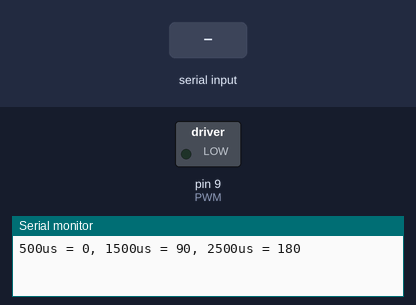
Simulated run of this sketch. Board: Arduino Uno, built with avr-gcc and run on an emulated ATmega328P. Shown: switched loads named in the sketch (green lamp = pin HIGH), the last lines printed to the serial monitor. Inputs (shaded band) come from the test bench.

Above: at 1.3 s.
1.4 s: "90,45\n" received over Serial
At 1.53 s:
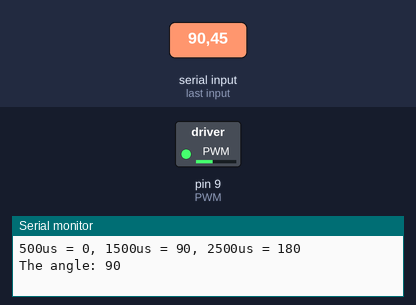
4.4 s: "30,150\n" received over Serial
At 7.1 s:
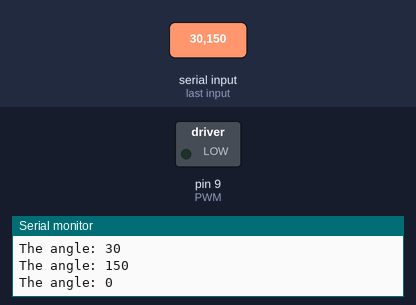
Timing chart, 0 to 8.6 s (numbered marks = the images above; inputs shaded):
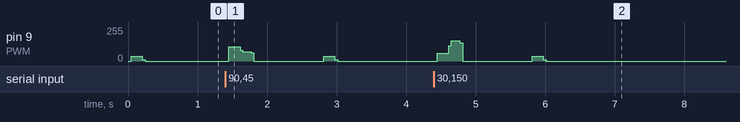

Measured:
- after the input at 1.4 s, pin 9 (PWM): 0/255 → 106/255 after 0.05 s, → 71/255 0.16 s later, → 0/255 0.16 s later, → 36/255 1.0 s later, … (5 changes in this stretch)
- after the input at 4.4 s, pin 9 (PWM): 0/255 → 59/255 after 0.05 s, → 153/255 0.16 s later, → 0/255 0.16 s later, → 36/255 1.0 s later, … (5 changes in this stretch)

The sketch:

RC_servo.ino
```cpp
// RC Servo
// This servo is 0-180 degree
// Type the angle to the serial monitor
// then the RC servo will moving the that
// specific angle
/* Tinkercad:
https://www.tinkercad.com/things/aBtVABPGSNu-rc-servo-motor-arduino?sharecode=undefined
*/
int PWM = 9;  // PWM pin for servo control
int pwmFreq = 50; // 50Hz for servo control
int T = 1000000 / pwmFreq; // period of pwm: 20ms

void setup()
{
  Serial.begin(9600);
  pinMode(PWM, OUTPUT);
  servo(500);

  Serial.println("500us = 0, 1500us = 90, 2500us = 180"); // PWM interval
}

void loop()
{
  if (Serial.available() > 0)
  {
    int angle = Serial.parseInt();
    //int pwmValue = Serial.parseInt();

    if (angle >= 0 && angle <= 180) // only for 0-180 degree
    {
      int pwmValue = map(angle, 0, 180, 500, 2500); // mapping range to pwmValue

      Serial.print("The angle: ");
      Serial.println(angle);

      servo(pwmValue); // moving to specific angle
    }
  }
}

void servo(int PW)
{
  for (int i = 0; i < 50; i++) // In the servo mechanical need the continue pulse for win the inner friction
  {
    digitalWrite(PWM, HIGH);
    delayMicroseconds(PW); // HIGH for t

    digitalWrite(PWM, LOW);
    delayMicroseconds(T - PW); // LOW for T-t --> then the duty circle is t/T
  }
}
```
